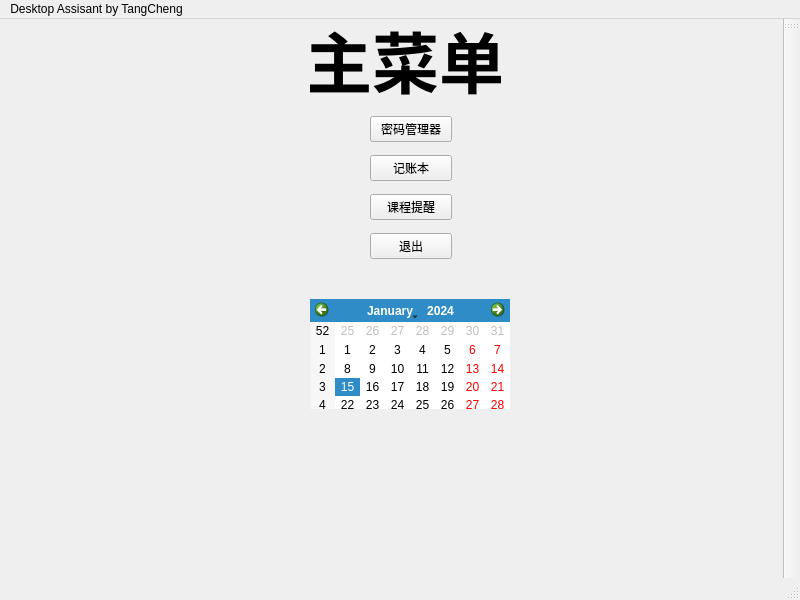
<?xml version="1.0" encoding="UTF-8"?>
<ui version="4.0">
 <class>MainWindow</class>
 <widget class="QMainWindow" name="MainWindow">
  <property name="geometry">
   <rect>
    <x>0</x>
    <y>0</y>
    <width>800</width>
    <height>600</height>
   </rect>
  </property>
  <property name="windowTitle">
   <string>MainWindow</string>
  </property>
  <widget class="QWidget" name="centralwidget">
   <widget class="QCalendarWidget" name="calendarWidget">
    <property name="geometry">
     <rect>
      <x>310</x>
      <y>280</y>
      <width>200</width>
      <height>110</height>
     </rect>
    </property>
   </widget>
   <widget class="QLabel" name="label">
    <property name="geometry">
     <rect>
      <x>310</x>
      <y>0</y>
      <width>191</width>
      <height>81</height>
     </rect>
    </property>
    <property name="font">
     <font>
      <pointsize>50</pointsize>
      <bold>true</bold>
     </font>
    </property>
    <property name="text">
     <string>主菜单</string>
    </property>
    <property name="alignment">
     <set>Qt::AlignmentFlag::AlignCenter</set>
    </property>
   </widget>
   <widget class="QWidget" name="">
    <property name="geometry">
     <rect>
      <x>370</x>
      <y>90</y>
      <width>82</width>
      <height>161</height>
     </rect>
    </property>
    <layout class="QVBoxLayout" name="verticalLayout">
     <item>
      <widget class="QPushButton" name="pushButton_4">
       <property name="text">
        <string>密码管理器</string>
       </property>
      </widget>
     </item>
     <item>
      <widget class="QPushButton" name="pushButton_3">
       <property name="text">
        <string>记账本</string>
       </property>
      </widget>
     </item>
     <item>
      <widget class="QPushButton" name="pushButton_2">
       <property name="text">
        <string>课程提醒</string>
       </property>
      </widget>
     </item>
     <item>
      <widget class="QPushButton" name="pushButton">
       <property name="text">
        <string>退出</string>
       </property>
      </widget>
     </item>
    </layout>
   </widget>
  </widget>
  <widget class="QMenuBar" name="menubar">
   <property name="geometry">
    <rect>
     <x>0</x>
     <y>0</y>
     <width>800</width>
     <height>17</height>
    </rect>
   </property>
   <widget class="QMenu" name="menuDesktop_Assisant_by_TangCheng">
    <property name="title">
     <string>Desktop Assisant by TangCheng</string>
    </property>
   </widget>
   <addaction name="menuDesktop_Assisant_by_TangCheng"/>
  </widget>
  <widget class="QStatusBar" name="statusbar"/>
  <widget class="QToolBar" name="toolBar">
   <property name="windowTitle">
    <string>toolBar</string>
   </property>
   <attribute name="toolBarArea">
    <enum>RightToolBarArea</enum>
   </attribute>
   <attribute name="toolBarBreak">
    <bool>false</bool>
   </attribute>
  </widget>
 </widget>
 <resources/>
 <connections>
  <connection>
   <sender>pushButton_4</sender>
   <signal>clicked()</signal>
   <receiver>MainWindow</receiver>
   <slot>on_btnPassword_clicked()</slot>
   <hints>
    <hint type="sourcelabel">
     <x>431</x>
     <y>134</y>
    </hint>
    <hint type="destinationlabel">
     <x>530</x>
     <y>134</y>
    </hint>
   </hints>
  </connection>
  <connection>
   <sender>pushButton_3</sender>
   <signal>clicked()</signal>
   <receiver>MainWindow</receiver>
   <slot>on_btnLedger_clicked()</slot>
   <hints>
    <hint type="sourcelabel">
     <x>448</x>
     <y>172</y>
    </hint>
    <hint type="destinationlabel">
     <x>528</x>
     <y>172</y>
    </hint>
   </hints>
  </connection>
  <connection>
   <sender>pushButton_2</sender>
   <signal>clicked()</signal>
   <receiver>MainWindow</receiver>
   <slot>on_btnReminder_clicked()</slot>
   <hints>
    <hint type="sourcelabel">
     <x>442</x>
     <y>204</y>
    </hint>
    <hint type="destinationlabel">
     <x>540</x>
     <y>213</y>
    </hint>
   </hints>
  </connection>
  <connection>
   <sender>pushButton</sender>
   <signal>clicked()</signal>
   <receiver>MainWindow</receiver>
   <slot>on_btnExit_clicked()</slot>
   <hints>
    <hint type="sourcelabel">
     <x>433</x>
     <y>248</y>
    </hint>
    <hint type="destinationlabel">
     <x>541</x>
     <y>252</y>
    </hint>
   </hints>
  </connection>
 </connections>
 <slots>
  <slot>on_btnPassword_clicked()</slot>
  <slot>on_btnReminder_clicked()</slot>
  <slot>on_btnLedger_clicked()</slot>
  <slot>on_btnExit_clicked()</slot>
 </slots>
</ui>
